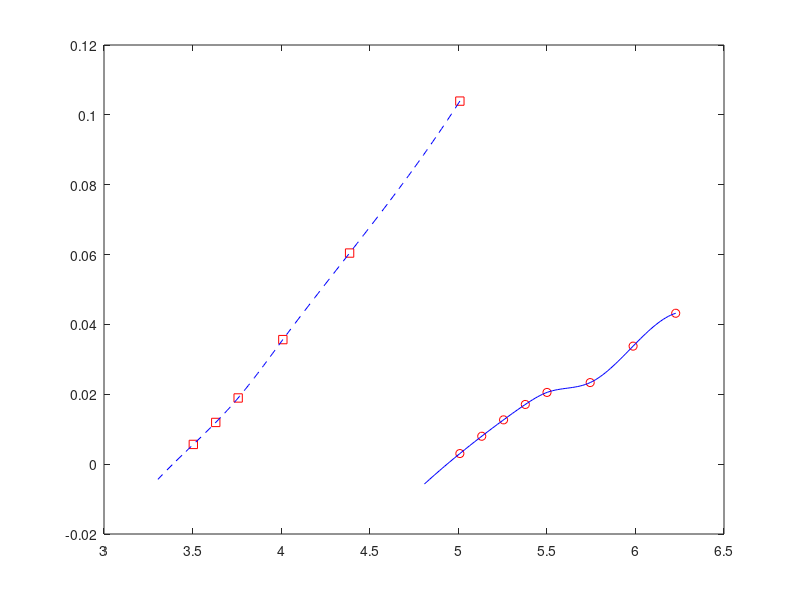
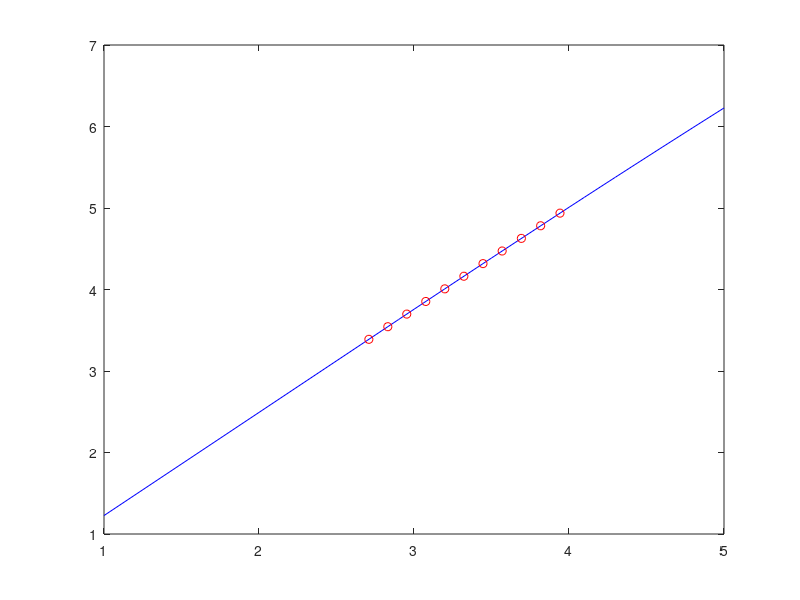
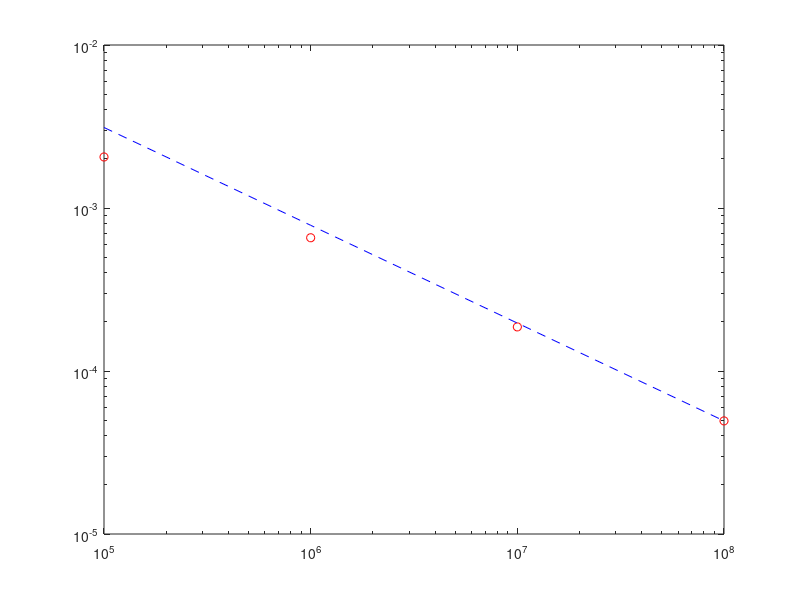
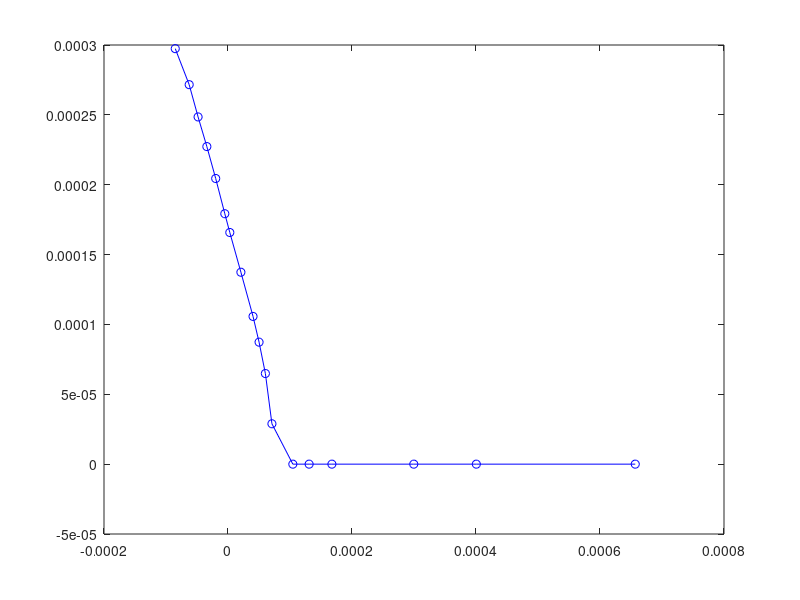

MATLAB code for these plots, in order:
% This memo-file records key information during the samples runs of MARS-*
% based on an artificial but full toroidal equilibrium with aspect ratio of 3.
% YQ Liu, 2014-05-07

% The following sub-folders are created:
% ---------------------------------------------------------
% Memo:       contains this memo-file
% Data:       store key input data for CHEASE and MARS-* runs
% Equi:       computing equilibrium with CHEASE
% KinK:       computing stability of ideal kink mode
% RwmFluid:   computing stability of fluid RWM
% RwmKinetic: computing RWM stability with kinetic effects
% RmpLin:     computing plasma response to RMP fields
% RmpQLin:    modeling RMP field penetration
% Tm:         computing growth rate of TM
% -----------------------------------------------------------

% Equi: computing equilibrium with CHEASE
% input file: EXPEQ_EXAMPLE
% run: Rchease_EXAMPLE_base (for all cases below except Tm)
%      fix total plasma current by setting NCSCAL=2,CURRT=0.30
%      assume the base case with CFBAL=1.0
% output file: log_chease_base
% record basic plasma parameters
dataEqui = [
%CFBAL R0EXP[m] B0EXP[T] I0EXP[MA] BETAN(GEXP) q0     q95    qa      NW 
 1.0   3.0      1.5      1.0743    1.2262      1.4792 5.0237 6.2477  23
];
    
% Kink: perform pressure scan for computing the no-wall and ideal-wall
% betan limits, assuming a wall position at rw=1.2308a
% input file: PROFDEN_EXAMPLE.IN
%             OUTRMAR, OUTVMAR
% run: Rmars_EXAMPLE_Kink
% output file: RESULT.OUT, log_mars
% record pressure scan results for the n=1 ideal kink growth rate 
% first scan ideal-wall betan limit: set NV=NW-1 in MARS-* runs
%                                    set Im(TALPHA1)=0.0
dataKink_idwall = [
%CFBAL BETAN  q0     qa     NW  Re(TALPHA1) Re(gamma)*tauA  
 5.0   6.2274 1.1899 9.7875 22  5.00e-2     4.31991E-02
 4.8   5.9868 1.2028 9.4365 24  3.50e-2     3.37854E-02
 4.6   5.7446 1.2157 9.1219 31  2.50e-2     2.33546E-02
 4.4   5.5008 1.2285 8.8378 21  1.50e-2     2.05345E-02
 4.3   5.3784 1.2350 8.7059 21  1.60e-2     1.70907E-02
 4.2   5.2556 1.2414 8.5799 22  1.50e-2     1.26812E-02
 4.1   5.1324 1.2479 8.4595 23  0.70e-2     7.98842E-03
 4.0   5.0089 1.2544 8.3443 24  0.60e-2     3.03150E-03
];
data = dataKink_idwall;
x    = data(:,2);
y    = data(:,end);
xx   = linspace(x(1),x(end)-0.2,101);
yy   = spline(x,y,xx);
figure(1)
plot(x,y,'ro',xx,yy,'b-'), hold on,
% ==> betan_nw=4.9369

% now scan no-wall betan limit: set NV=160 in MARS-* runs
%                               set Im(TALPHA1)=0.0
dataKink_nowall = [
%CFBAL BETAN  q0     qa     NW  Re(TALPHA1) Re(gamma)*tauA  
 4.0   5.0089 1.2544 8.3443 24  1.00e-1     1.03939E-01 
 3.5   4.3864 1.2876 7.8343 20  6.00e-2     6.04377E-02
 3.2   4.0096 1.3081 7.5719 21  3.00e-2     3.56569E-02
 3.0   3.7573 1.3220 7.4116 22  1.50e-2     1.89481E-02 
 2.9   3.6308 1.3291 7.3353 23  1.00e-2     1.19395E-02
 2.8   3.5042 1.3362 7.2615 24  0.60e-2     5.64874E-03
];
data = dataKink_nowall;
x    = data(:,2);
y    = data(:,end);
xx   = linspace(x(1),x(end)-0.2,101);
yy   = spline(x,y,xx);
figure(1)
plot(x,y,'rs',xx,yy,'b--'), hold on,
% ==> betan_iw=3.3887

% work out correspodence between CFBAL,Cbeta,BETAN
% between no-wall and ideal-wall limits
beta_nw = 3.3887;
beta_iw = 4.9369;
Cbeta   = linspace(0,1,11)';
betan   = beta_nw + Cbeta*(beta_iw-beta_nw);
data    = [dataKink_idwall(:,1:2); dataKink_nowall(2:end,1:2)];
x       = [data(:,1); 1.0];
y       = [data(:,2); 1.2262];
CFBAL   = spline(y,x,betan);
figure(2)
plot(x,y,'b-',CFBAL,betan,'ro')
% ==> 
res_Kink = [
%Cbeta  CFBAL     BETAN
 0.0    2.7088    3.3887
 0.1    2.8311    3.5435
 0.2    2.9534    3.6983
 0.3    3.0759    3.8532
 0.4    3.1987    4.0080
 0.5    3.3218    4.1628
 0.6    3.4451    4.3176
 0.7    3.5687    4.4724
 0.8    3.6927    4.6273
 0.9    3.8171    4.7821
 1.0    3.9418    4.9369
];
 
% RwmFluid: compute stability of RWM in fluid approximation
% consider as an example Cbeta=0.5 case
% assume a resistive wall at rw=1.2308a ==> NW=21=IWALL
% assume TAUW=1.0e+4
% assume a weak parallel sound wave damping for the RWM: PVISC=0.1
% input file: PROFDEN_EXAMPLE.IN, PROFROT_EXAMPLE.IN
%             OUTRMAR, OUTVMAR
% CASE#1: run <Rmars_EXAMPLE_RwmFluid_walltime> to compute wall time
%         output: RESULT_walltime, log_mars_walltime
%         ==> computed wall time TAUWC=-1/(-8.86148E-05)=1.1285e+04tauA
% CASE#2: run <Rmars_EXAMPLE_RwmFluid_static> to compute RWM growth rate w/o flow
%         output: RESULT_static, log_mars_static
%         ==> computed growth rate = gamma*TAUWC=7.2903
% CASE#3: run <Rmars_EXAMPLE_RwmFluid_flow> to compute RWM growth rate w/ flow
%         output: RESULT_flow, log_mars_flow
%         ==> computed growth rate = gamma*TAUWC=7.2817+0.1709i
dataRwmFluid = [
%CASE# CFBAL  BETAN  q0     qa     NW  TALPHA1(Re:Im) gamma*tauA(Re:Im)  
 1     3.3218 4.1628 1.2997 7.6750 21 -2.0e-5 0.0    -8.86148E-05  1.25206E-09
 2     3.3218 4.1628 1.2997 7.6750 21  5.0e-4 0.0     6.46017E-04  1.71190E-14
 3     3.3218 4.1628 1.2997 7.6750 21  6.5e-4 2.0e-5  6.45251E-04  1.51480E-05
];

% RwmKinetic: compute stability of RWM with drift kinetic effects
% consider an example of non-perturbative run
% consider the same equilibrium as in RwmFluid case
% assume OMEGACI0=40.0
% input file: PROFDEN_EXAMPLE.IN, PROFROT_EXAMPLE.IN, PROFWE_EXAMPLE.IN
%             OUTRMAR, OUTVMAR
%             note that here we simply assume PROFROT=PROFWE
% CASE#1: run <Rmars_EXAMPLE_RwmKinetic_1>: consider only precessional
%         drift resonances of thermal ions and electrons. No energetic
%         particle contribution is included. 
%         output: RESULT_1, ENERGY_1, log_mars_1
%         note: the result here is just one example. There might be more than
%               one unstable branch with the non-perturbative approach. The proper
%               way of performing non-perturbative hybrid runs is to scan 
%               physics parameters (e.g. GAMMA, PSPECIES_N*) to gradually
%               move from the fluid case to the kinetic case. 
dataRwmKinetic = [
%CASE# CFBAL  BETAN  q0     qa     NW  TALPHA1(Re:Im) gamma*tauA(Re:Im)  
 1     3.3218 4.1628 1.2997 7.6750 21  6.5e-4 2.0e-5  6.81963E-04  1.31584E-04
];

% RmpLin: compute plasma response to RMP fields
% Consider the base equilibrium with CFBAL=1.0, and compute linear
% steady state response of the (stable) plasma.
% Consider two sets of coils (upper and lower w.r.t. midplane) located
% just inside the wall, with artificial coil geometry.  
% Consider static RMP fields.
% input file: PROFDEN_EXAMPLE.IN, PROFROT_EXAMPLE.IN, 
%             OUTRMAR, OUTVMAR
% Here we also demonstrate how to run MARS-* in a coordinate system 
% with geometric angle, but with direct output of the amplitude of
% resonant harmonics at rational surfaces in the SFL coordinates.
% Step 1: run CHEASE with SFL coordinates (NEGP=0,NER=2)
% Step 2: run <Rmars_EXAMPLE_RmpLin_temp> with NCONVB1=1,NCONVCS= 0.
%         save PANGLE.OUT to Data/PANGLE_EXAMPLE_PEST  
% Step 3: run CHEASE with equal-arc coordinates (NEGP=-1,NER=1)
% Step 4: run <Rmars_EXAMPLE_RmpLin_temp> with NCONVB1=1,NCONVCS= 1.
%         save PANGLE.OUT to Data/PANGLE_EXAMPLE_GEOM  
% Step 5: run the following cases (vacuum or plasma response) with 
%         NCONVB1=2,NCONVCS= 1, and extract the amplitude of resonant
%         harmonics from log_mars (search for "OUTPUT TPSIM").
% CASE#1: run <Rmars_EXAMPLE_RmpLiu_vac> to compute vacuum field
%         output: log_mars_vac + dataRmpLin_vac (as example)
% CASE#2: run <Rmars_EXAMPLE_RmpLiu_pls> to compute plasma response
%         consider single fluid resistive response (as example)
%         output: log_mars_pls + dataRmpLin_pls + dataRmpLin_torq (as example)
%                 The net torques are found from log_mars_pls by 
%                 searching for "TORQUE". The two values for the JXB
%                 torque are computed in two different ways.  
dataRmpLin_vac = [
%m          s_res          Re(b1res)      Im(b1res)
 0.20E+01   0.622020E+00   0.594732E-12  -0.551838E-04
 0.30E+01   0.849908E+00  -0.992676E-13  -0.985942E-04
 0.40E+01   0.933752E+00   0.136046E-11  -0.125484E-03
 0.50E+01   0.974014E+00  -0.848418E-12  -0.141731E-03
 0.60E+01   0.995813E+00   0.105872E-11  -0.152438E-03
];
dataRmpLin_pls = [
%m          s_res          Re(b1res)      Im(b1res)
 0.20E+01   0.622020E+00   0.118843E-07   0.676565E-07
 0.30E+01   0.849908E+00   0.179762E-05   0.130732E-05
 0.40E+01   0.933752E+00   0.884428E-05   0.871991E-06
 0.50E+01   0.974014E+00   0.459263E-04  -0.165476E-04
 0.60E+01   0.995813E+00   0.504397E-04   0.280554E-04
];
dataRmpLin_torq = [
%JXB(Nm)       NTV(Nm)       REYNOLDS(Nm)
-0.559199E+01 -0.884841E+00 -0.536306E-01
];

% RmpQLin: modeling RMP induced rotation braking
% Consider the same equilibrium and coil configuration as in RmpLin.
% input file: PROFDEN_EXAMPLE.IN, PROFROT_EXAMPLE.IN, 
%             PANGLE_EXAMPLE_PEST, PANGLE_EXAMPLE_GEOM,
%             OUTRMAR, OUTVMAR
% run: Rmars_EXAMPLE_RmpQLin
%      include resonant EM torque(JXB),NTV torque and Reynolds stress (REY)
%      with Dirichlet boundary condition for the momentum equation (ITSATURAT=2)
%      note for this sample run, the computation is terminated after 20 time steps.
% output: TIMEEVOL_sample
%         The basic time evolution data are stored in the MARS-Q outputfile
%         <TIMEEVOL.OUT>.


% Tm: computing growth rate of TM
% run Rchease_EXAMPLE_TM (increase radial resolution near rational surfaces) 
% As an example, consider a resistive plasma without flow, and the
% TM in the presence of an ideal wall located at rw=1.2308a (NV=NW-1)
% Compute the TM stability in a SFL coordinate system.
% As an example, consider a uniform resistivity
% input file: PROFDEN_EXAMPLE.IN, 
%             OUTRMAR, OUTVMAR
% run: Rmars_EXAMPLE_Tm
% CASE#1:  zero beta plasma: CFBAL=0.0
%          scan ETA=1/S
% CASE#2:  fix ETA=1.0e-6, scan CFBAL
dataTm_1 = [
%CFBAL GEXP q0     qa     NW ETA     TALPHA1(Re:Im) gamma*tauA(Re:Im)
 0.0   0.0  1.5728 5.8772 18 1.0e-5  5.0e-3 0.0e-0  2.05610E-03  8.53587E-14
 0.0   0.0  1.5728 5.8772 18 1.0e-6  7.0e-4 0.0e-0  6.56848E-04 -4.12334E-14
 0.0   0.0  1.5728 5.8772 18 1.0e-7  2.5e-4 0.0e-0  1.86420E-04 -1.83179E-14
 0.0   0.0  1.5728 5.8772 18 1.0e-8  0.5e-4 0.0e-0  4.94243E-05 -4.79890E-15
];
data = dataTm_1;
x    = 1./data(:,6);
y    = data(:,9);
yy   = x.^(-3/5);
yy   = yy/yy(end)*y(end);
figure(3)
loglog(x,y,'ro',x,yy,'b--')

dataTm_2 = [
%CFBAL GEXP   q0     qa     NW ETA     TALPHA1(Re:Im) gamma*tauA(Re:Im)
 0.00  0.0000 1.5728 5.8772 18 1.0e-6  7.0e-4 0.0e-0  6.56848E-04 -4.12334E-14
 0.01  0.0120 1.5718 5.8803 18 1.0e-6  6.5e-4 0.0e-0  4.00512E-04 -9.68959E-15
 0.05  0.0599 1.5678 5.8928 18 1.0e-6  6.5e-4 0.0e-0  2.99661E-04  2.83656E-15
 0.1   0.1201 1.5629 5.9088 18 1.0e-6  2.0e-4 0.0e-0  1.67563E-04  8.74128E-15
 0.11  0.1321 1.5619 5.9120 18 1.0e-6  1.6e-4 0.0e-4  1.30830E-04  3.21197E-14
 0.115 0.1381 1.5614 5.9137 18 1.0e-6  1.3e-4 0.0e-4  1.04579E-04 -1.45784E-14
 0.12  0.1441 1.5609 5.9153 18 1.0e-6  0.8e-4 0.3e-4  7.08363E-05  2.89012E-05
 0.13  0.1562 1.5600 5.9185 18 1.0e-6  0.7e-4 0.5e-4  6.02830E-05  6.48705E-05
 0.14  0.1683 1.5590 5.9218 17 1.0e-6  0.5e-4 0.8e-4  5.01016E-05  8.73176E-05
 0.15  0.1803 1.5580 5.9251 17 1.0e-6  0.5e-4 1.0e-4  4.03767E-05  1.05733E-04
 0.17  0.2045 1.5561 5.9317 17 1.0e-6  0.2e-4 1.4e-4  2.07981E-05  1.37369E-04
 0.19  0.2287 1.5541 5.9383 17 1.0e-6  1.0e-6 1.6e-4  2.90348E-06  1.65804E-04
 0.2   0.2408 1.5531 5.9417 17 1.0e-6 -1.0e-5 1.8e-4 -5.15639E-06  1.79244E-04
 0.22  0.2650 1.5512 5.9484 17 1.0e-6 -1.5e-5 2.1e-4 -1.98477E-05  2.04450E-04
 0.24  0.2893 1.5493 5.9551 17 1.0e-6 -4.0e-5 2.3e-4 -3.41172E-05  2.27305E-04
 0.26  0.3135 1.5474 5.9619 17 1.0e-6 -5.0e-5 2.5e-4 -4.82595E-05  2.48515E-04	
 0.28  0.3378 1.5454 5.9688 17 1.0e-6 -5.5e-5 2.7e-4 -6.26146E-05  2.71614E-04
 0.3   0.3621 1.5435 5.9757 17 1.0e-6 -7.5e-5 3.0e-4 -8.50781E-05  2.97392E-04
];
data = dataTm_2;
x    = data(:,9);
y    = data(:,10);
figure(4)
plot(x,y,'b-o')
